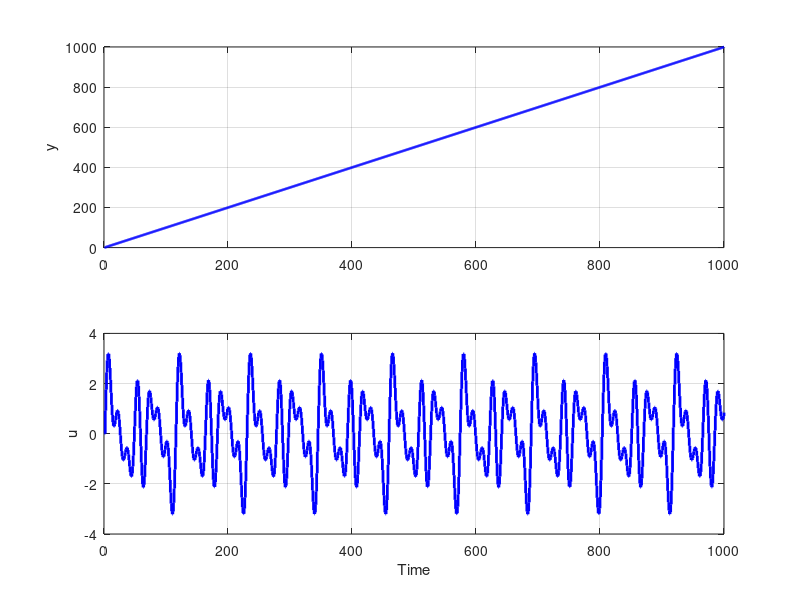
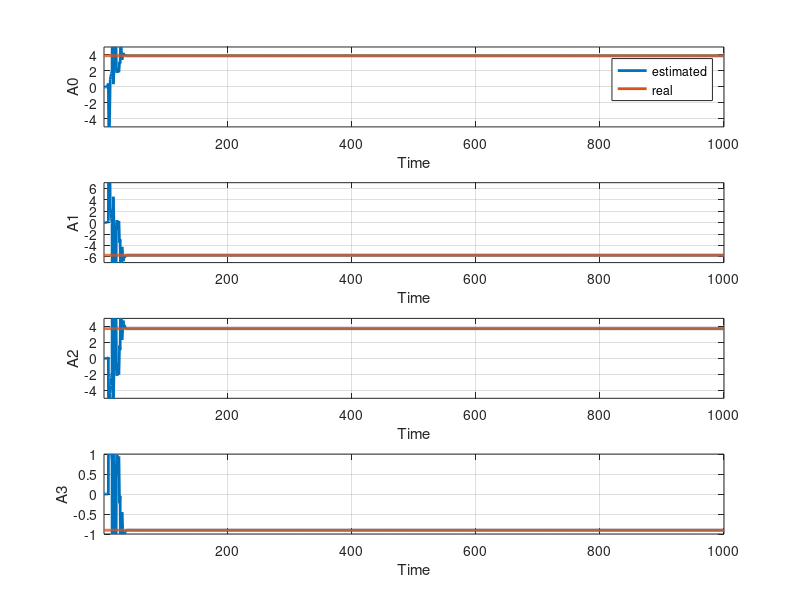
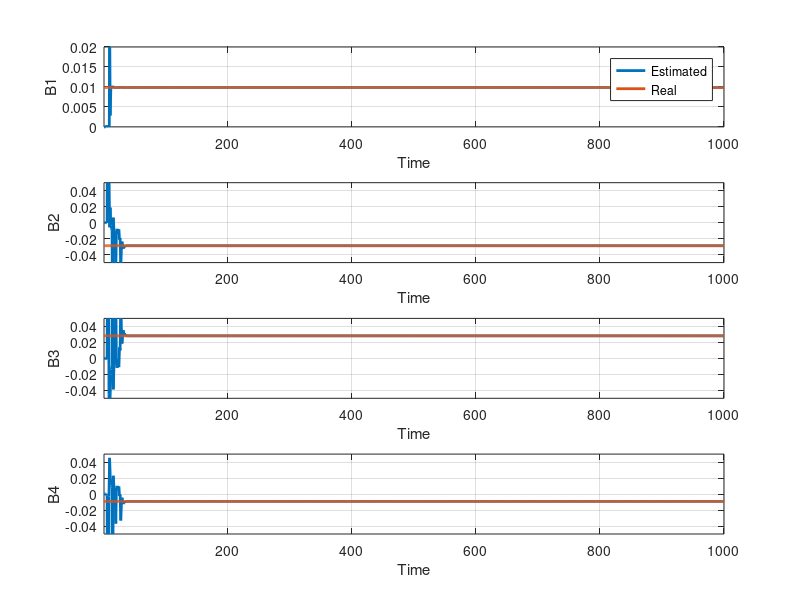

Recreate these plots in MATLAB, in order.
clc;clear all;close all;
a0 = 3.901483; a1 = -5.707852; a2 = 3.711206; a3 = -0.904837;
b1 = 0.009853; b2 = -0.028870; b3 = 0.028204; b4 = -0.009187;
A = [3.901483, -5.707852, 3.711206, -0.904837];
B = [0.009853, -0.028870, 0.028204, -0.009187];
% sigm_e=0.1;
N=1000;

y=zeros(1,N);
t = 1:N;
duration = 1000.0;
sampling_rate =1;
t1 = 0:1/sampling_rate:duration;
u = sind(2 * pi * t1)+sind(5 * pi * t1)+sind(7 * pi * t1)+sind(3 * pi * t1); %sin wave input
% u = zeros(1,N); u(5) =1; % Impulse input
% u= randn(1,N);
% u=ones(1,N);u(1:4)=0; %step input
% ep=wgn(1,N,0);
% sigm_ep=1/(N)*sum(ep.^2);
% e=sqrt(sigm_e/(sigm_ep))*ep;
order = 4;
for t = order + 1:N
    y(t) = a0 * y(t-1) + a1 * y(t - 2) + a2 * y(t - 3) + a3 * y(t - 4) ...
         + b1 * u(t - 1) + b2 * u(t - 2) + b3 * u(t - 3) + b4 * u(t - 4);
end
y1=y;
figure;
subplot(2,1,1); stairs(1:1:N,"b","LineWidth",2);grid on;ylabel("y");
subplot(2,1,2);stairs(1:N,u(1:N),"b","LineWidth",2);grid on;ylabel("u");xlabel("Time");

%Least Squares
phi=zeros(N,2*order);
Y=zeros(N,1);

a_0 = zeros(1, N);
a_1 = zeros(1, N);
a_2 = zeros(1, N);
a_3 = zeros(1, N);
b_1 = zeros(1, N);
b_2 = zeros(1, N);
b_3 = zeros(1, N);
b_4 = zeros(1, N);

for t = order + 1:N
    phi(t,:) = [y(t-1), y(t-2), y(t-3), y(t-4), u(t-1), u(t-2), u(t-3), u(t-4)];
    Y(t) = y(t);
    theta = (phi(1:t, :)' * phi(1:t, :)) \ (phi(1:t, :)' * Y(1:t));
    a_0(t) = theta(1);
    a_1(t) = theta(2);
    a_2(t) = theta(3);
    a_3(t) = theta(4);
    b_1(t) = theta(5);
    b_2(t) = theta(6);
    b_3(t) = theta(7);
    b_4(t) = theta(8);
end

y_hat = phi* theta;
j = 1/2*sum((Y - y_hat).^2);
disp(['Cost function value: ' num2str(j)]);
disp("a0:");disp(theta(1));
disp("a1:");disp(theta(2));
disp("a2:");disp(theta(3));
disp("a3:");disp(theta(4));
disp("b1:");disp(theta(5));
disp("b2:");disp(theta(6));
disp("b3:");disp(theta(7));
disp("b4:");disp(theta(8));

figure;
subplot(4,1,1)
plot(a_0, 'LineWidth', 2);
hold on;
plot(1:N, A(1)*ones(size(1:N)), 'LineWidth', 2);  
xlabel('Time');
ylabel(['A0']);
legend("estimated","real")
axis([1 N -5 5])
grid on;

subplot(4,1,2)
plot(a_1, 'LineWidth', 2);
hold on;
plot(1:N, A(2)*ones(size(1:N)), 'LineWidth', 2); 
xlabel('Time');
ylabel(['A1']);
axis([1 N -7 7])
grid on;

subplot(4,1,3)  
plot(a_2, 'LineWidth', 2);
hold on;
plot(1:N, A(3)*ones(size(1:N)), 'LineWidth', 2);  
xlabel('Time');
ylabel(['A2']);
axis([1 N -5 5])
grid on;

subplot(4,1,4)
plot(a_3, 'LineWidth', 2);
hold on;
plot(1:N, A(4)*ones(size(1:N)), 'LineWidth', 2);
xlabel('Time');
ylabel(['A3']);
axis([1 N -1 1])
ylim([-1 1])
grid on;

figure;
subplot(4,1,1)
plot(b_1, 'LineWidth', 2);
hold on;
plot(1:N, B(1)*ones(size(1:N)), 'LineWidth', 2); 
xlabel('Time');
ylabel('B1');
legend('Estimated', 'Real');
axis([1 N 0 0.02]);
grid on;


subplot(4,1,2)
plot(b_2, 'LineWidth', 2);
hold on;
plot(1:N, B(2)*ones(size(1:N)), 'LineWidth', 2);
xlabel('Time');
ylabel(['B2']);
axis([1 N -0.05 0.05])
grid on;

subplot(4,1,3)
plot(b_3, 'LineWidth', 2);
hold on;
plot(1:N, B(3)*ones(size(1:N)), 'LineWidth', 2); 
xlabel('Time');
ylabel(['B3']);
axis([1 N -0.05 0.05])
grid on;

subplot(4,1,4)
plot(b_4, 'LineWidth', 2);
hold on;
plot(1:N, B(4)*ones(size(1:N)), 'LineWidth', 2);
xlabel('Time');
ylabel(['B4']);
axis([1 N -0.05 0.05])
grid on;